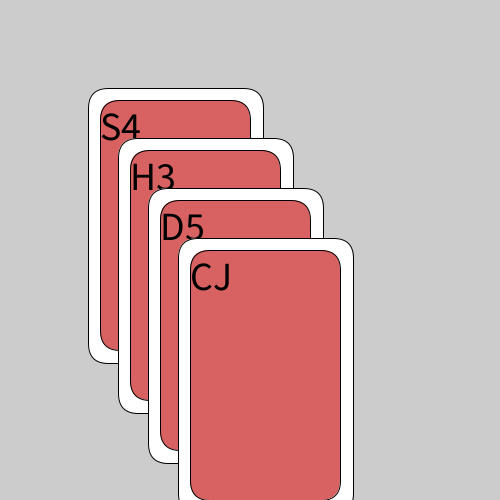
Frame 1 (no input)
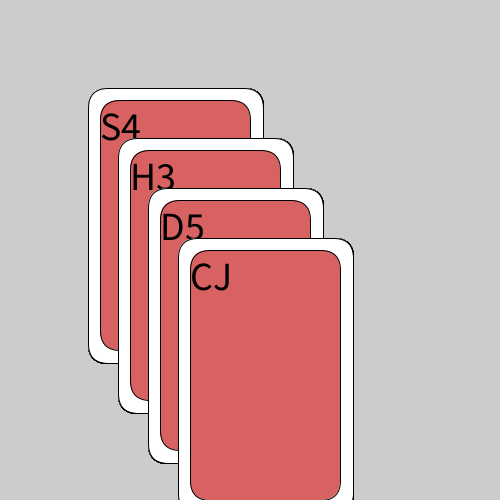
Frame 60 (the mouse pressed at the canvas centre just before this capture)
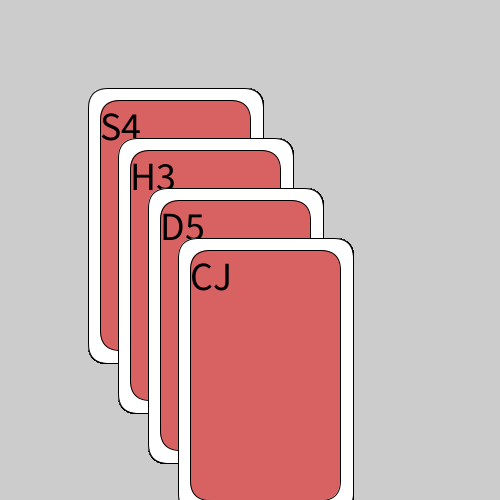
Frame 120 (the mouse held since frame 60 and released just before this capture)

The Processing sketch that drew these frames (run headless with seeded random() and noise(); from frame 60 on, the mouse is pressed at the canvas centre):

// Processing sketch: week02_3
// ── week02_3.pde
void setup()
{
  size(500,500);
}
int W=25;
void draw()
{
  drawPokerCard(100,100,"S4");
  drawPokerCard(130,150,"H3");
  drawPokerCard(160,200,"D5");
  drawPokerCard(190,250,"CJ");
}
void drawPokerCard(int x,int y, String face)
{
  fill(255);
  rect(x-W/2,y-W/2,150+W,250+W,20);
  fill(#D86262);
  rect(x,y,150,250,20);
  fill(0);
  textSize(40);
  text(face,x,y+40);
}
